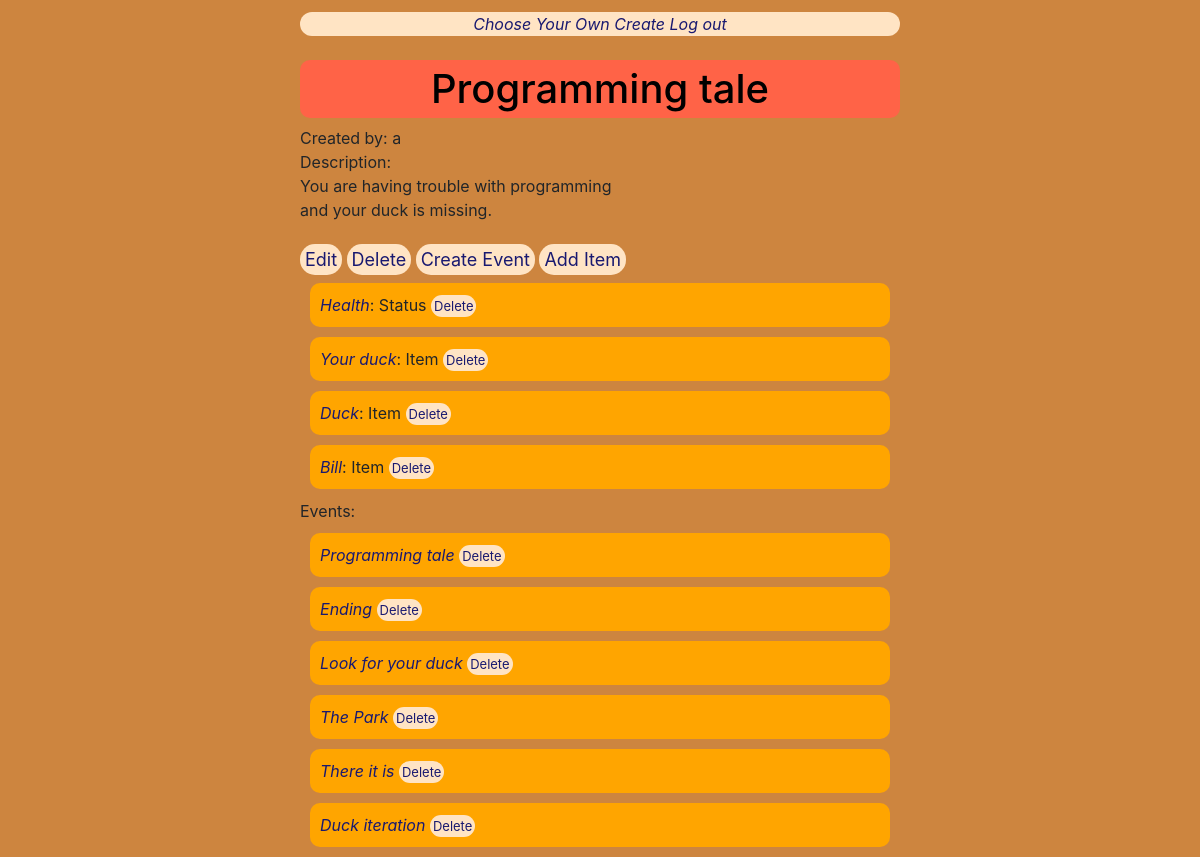
Page /editview/4 (signed in) on the earlier database version.
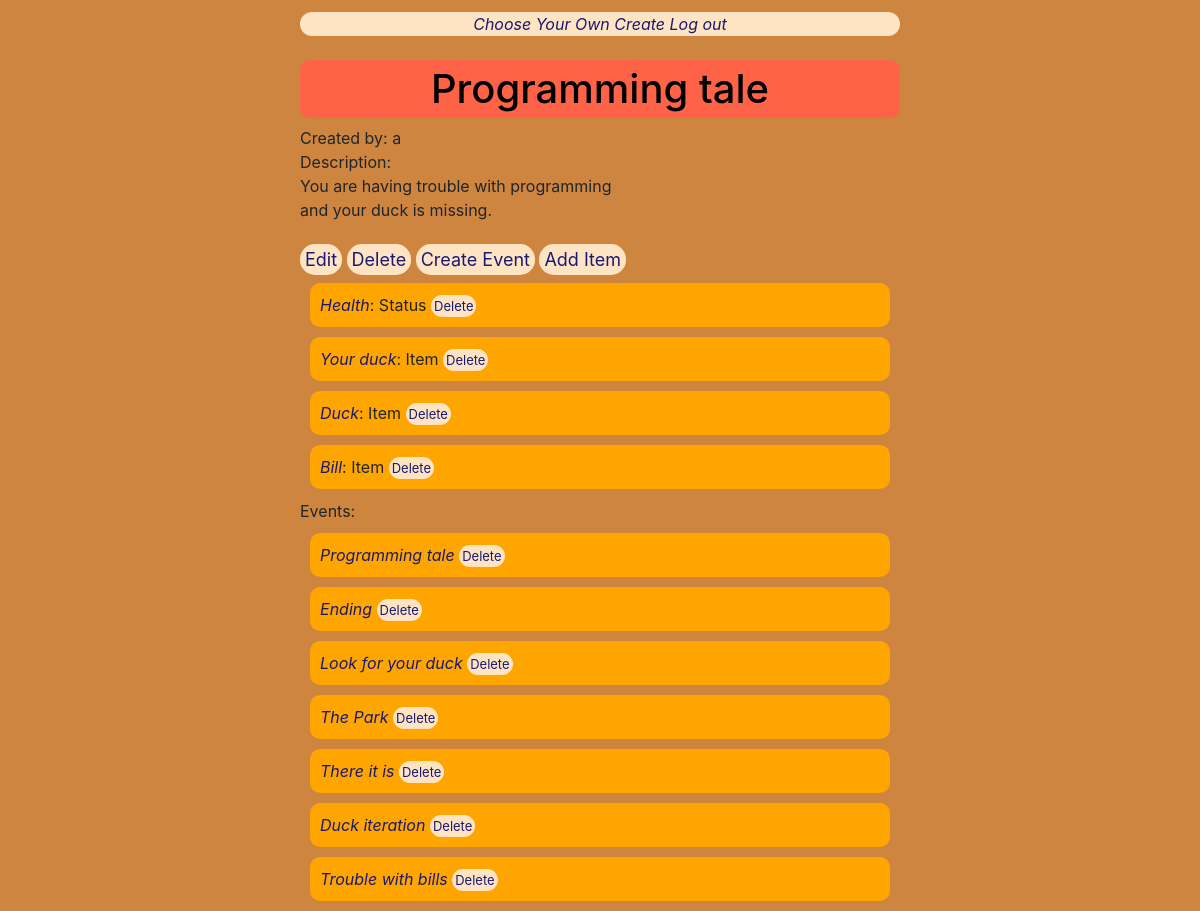
Same page on the later database version.
### CYO/models.py (models this page shows, shortened)
class ItemStyle(models.Model):
    status = 'Status'
    item = 'Item'
    hidden_trigger = 'Hidden'
    ITEM_TYPE_CHOICES = [
        (status, 'Status'),
        (item, 'Item'),
        (hidden_trigger, 'Hidden Trigger')
    ]
    name = models.CharField(max_length=64)
    type = models.CharField(choices = ITEM_TYPE_CHOICES, default = status, max_length=64)
    adventure = models.ForeignKey("Adventure", on_delete=models.CASCADE, null=True, related_name="All_Items")

class Event(models.Model):
    adventure = models.ForeignKey("Adventure", on_delete=models.CASCADE, related_name="Events")
    text = models.TextField()
    title = models.CharField(max_length=255)

### CYO/views.py (the view)
# urls.py: path('editview/<int:index>', views.adventure_edit_view, name='ad_edit'),
@login_required
def adventure_edit_view(request, index):
    if request.method == "GET":
        try:
            adventure = Adventure.objects.get(id = index)
        except Adventure.DoesNotExist:
            return render(request, 'CYO/layout.html', {
                "message": "No such adventure"
            })
        if request.user == adventure.user:
            return render(request, 'CYO/adventureedit.html', {
                "adventure": adventure
            })
        else:
            return render(request, 'CYO/layout.html', {
                "message": "Only the creator may edit adventure"
            })

### CYO/templates/CYO/adventureedit.html
{% extends 'CYO/layout.html' %}
{% block body %}
<div id=adv_details>
    <h1 id="adventure_title">{{ adventure.title }}</h1>
    Created by: {{ adventure.user }} <br>
    Description:
    <div id = "adventure_description">{{ adventure.description }}</div>
</div>
<br>
<a id=adv_edit href="{% url 'edit' 'adventure' adventure.id %}" id="edit_button">Edit</a>
<a id=adv_dele href="{% url 'delete' 'adventure' adventure.id %}" id=delete>Delete</a>
<a id=adv_edit href="{% url 'event_create' adventure.id %}">Create event</a>
<a id=adv_edit href="{% url 'item_add' adventure.id %}">Add item</a> <br>
{% for item in adventure.All_Items.all %}
<div id = item>
    <a href="{% url 'edit' 'itemstyle' item.id %}">{{ item.name }}</a>: {{ item.type }} <a href="{% url 'delete' 'itemstyle' item.id %}" id=adv_dele_s>Delete</a>
</div>
{% endfor %}
Events:
{% for event in adventure.Events.all %}
<div id=events>
    <a href="{% url 'ev_edit' event.id %}">{{ event.title }}</a> <a href="{% url 'delete' 'event' event.id %}" id=adv_dele_s>Delete</a>
</div>
{% endfor %}
{% endblock %}

Differences in the rows shown:
added Event: title "Trouble with bills"
